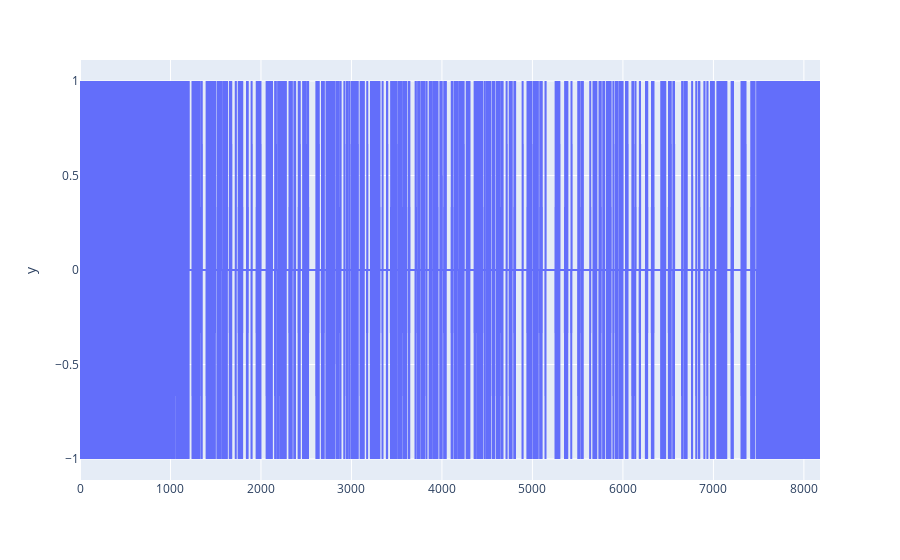

Write notebook code for a chart like this one.
### Code cell
px.line(df, y=df.FrameAvg.diff())

### Figure 1 — Plotly figure (JSON) as saved in the notebook; plotly's stock layout.template omitted (floating-point values rounded to 4 significant figures; data arrays with more than 128 entries replaced by an {"elided": "..."} marker saying what was removed)
{"data": [{"hoverlabel": {"namelength": 0}, "hovertemplate": "y=%{y}", "legendgroup": "", "line": {"color": "#636efa", "dash": "solid"}, "mode": "lines", "name": "", "showlegend": false, "type": "scattergl", "xaxis": "x", "y": {"elided": "8179 int values"}, "yaxis": "y"}], "layout": {"autosize": true, "legend": {"tracegroupgap": 0}, "margin": {"t": 60}, "xaxis": {"anchor": "y", "autorange": true, "domain": [0, 1], "range": [0, 8178]}, "yaxis": {"anchor": "x", "autorange": true, "domain": [0, 1], "range": [-1.111, 1.111], "title": {"text": "y"}, "type": "linear"}}}
